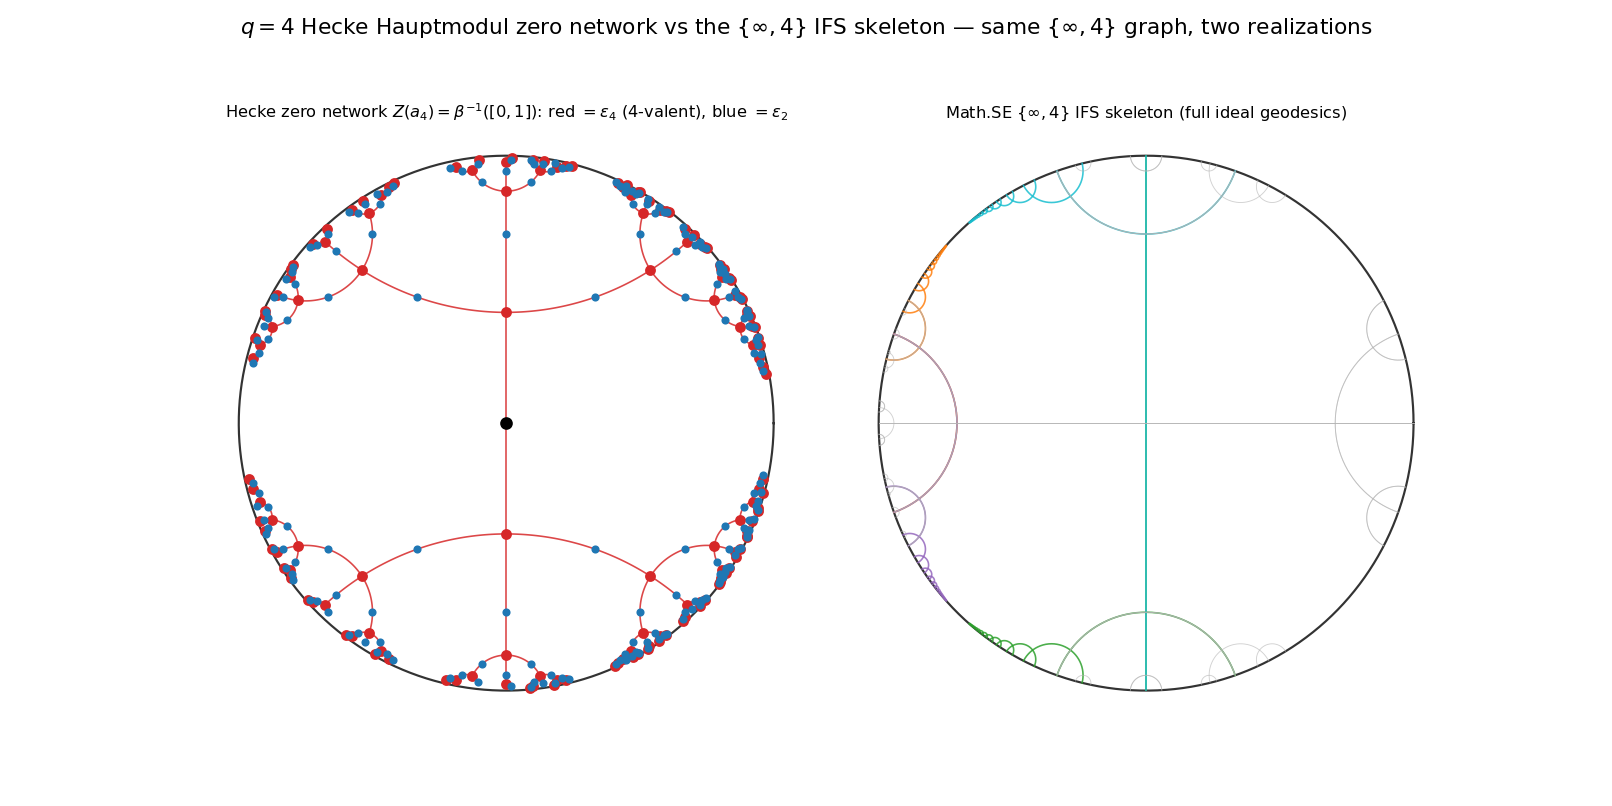

Write Python code to recreate this figure.
#!/usr/bin/env python3
"""
017 — Hecke Hauptmodul zero network  Z(a_4) = beta^{-1}([0,1])  vs  the
Math.SE {inf,4} IFS skeleton, both in the Poincare disk.

The q=4 Hecke triangle group  Gamma_4 = <J, T>,  J: z->-1/z (order 2),
T: z->z+sqrt2 (parabolic), J^2=(JT)^4=1.  Its elliptic orbits:
  eps_2 = i            (order 2, bivalent zero point)
  eps_4 = (-1+i)/sqrt2 (order 4, four-valent zero point, cone angle 4pi)
The zero network is the Gamma_4-orbit of the geodesic arc from eps_2 to eps_4;
by paper-3 thm:q4-hecke-zero-network this equals beta^{-1}([0,1]), the {inf,4}
Hecke graph (4-valent vertices, infinitely many sides per face, parabolic cusps).

Left panel:  the Hecke zero network (eps_4 red 4-valent, eps_2 blue bivalent).
Right panel: the Math.SE {inf,4} IFS geodesic skeleton (full ideal geodesics),
             for the side-by-side comparison.

STATUS: eps_2/eps_4, J,T and the orbit are exact (verified); the identification
beta^{-1}([0,1]) = {inf,4} graph is paper-3's PROVED theorem, rendered here.
"""

import numpy as np
import matplotlib
matplotlib.use("Agg")
import matplotlib.pyplot as plt
from math import sqrt, pi, atan2, hypot

SQ2 = sqrt(2.0)
K = 3.0 - 2.0 * SQ2
INF = float("inf")


# ---- Hecke group ----
def J(z):
    return -1.0 / z


def T(z):
    return z + SQ2


def Tm(z):
    return z - SQ2


GENS = [J, T, Tm]
EPS2 = 1j                      # i
EPS4 = (-1.0 + 1j) / SQ2       # (-1+i)/sqrt2


def key(c):
    return complex(round(c.real, 6), round(c.imag, 6))


def h2_to_disk(z):
    return (z - 1j) / (z + 1j)


def hecke_network(depth=7):
    """Return edges [(a,b)], vertices eps2-set, eps4-set."""
    edges = []
    seen = set()
    front = [(EPS2, EPS4)]
    for _ in range(depth + 1):
        new = []
        for (a, b) in front:
            k = frozenset([key(a), key(b)])
            if k in seen:
                continue
            seen.add(k)
            edges.append((a, b))
            for g in GENS:
                new.append((g(a), g(b)))
        front = new
    v2 = set(key(a) for (a, _) in edges)
    v4 = set(key(b) for (_, b) in edges)
    return edges, v2, v4


def geodesic_arc_disk(a, b, n=80):
    px, py = a.real, a.imag
    qx, qy = b.real, b.imag
    if abs(qx - px) < 1e-12:
        x0 = px
        y = np.linspace(min(py, qy), max(py, qy), n)
        return h2_to_disk(x0 + 1j * y)
    c = ((qx * qx + qy * qy) - (px * px + py * py)) / (2.0 * (qx - px))
    R = hypot(px - c, py)
    thp = atan2(py, px - c)
    thq = atan2(qy, qx - c)
    if thq < thp:
        thq += 2 * pi
    if thq - thp > pi:
        thp, thq = thq, thp + 2 * pi
    t = np.linspace(thp, thq, n)
    return h2_to_disk((c + R * np.cos(t)) + 1j * (R * np.sin(t)))


# ---- Math.SE IFS ----
def mobius(M, x):
    a, b, c, d = M
    if x == INF:
        return a / c if c != 0 else INF
    den = c * x + d
    if abs(den) < 1e-13:
        return INF
    return (a * x + b) / den


F1 = (K, -K, 1.0, 1.0)
F2 = (1.0, -K, 1.0, K)
F3 = (K, K, -1.0, 1.0)
F4 = (1.0, K, -1.0, K)
MAPS = [F1, F2, F3, F4]


def gen_tree(depth):
    geo = {(0.0, INF)}
    front = [(0.0, INF)]
    for _ in range(depth):
        new = []
        for (u, v) in front:
            for M in MAPS:
                uu, vv = mobius(M, u), mobius(M, v)
                a, b = (uu, vv) if uu < vv else (vv, uu)
                if (a, b) not in geo:
                    geo.add((a, b))
                    new.append((a, b))
        front = new
    return geo


def gen_chains(length):
    chains = []
    for M in MAPS:
        c = []
        u, v = 0.0, INF
        for _ in range(length):
            u, v = mobius(M, u), mobius(M, v)
            a, b = (u, v) if u < v else (v, u)
            c.append((a, b))
        chains.append(c)
    return chains


def disk_geodesic(u, v, n=130):
    if u == INF or v == INF:
        x0 = v if u == INF else u
        y = np.logspace(-3, sqrt(40.0), n)
        return h2_to_disk(x0 + 1j * y)
    a, b = min(u, v), max(u, v)
    if b - a > 1e4:
        c = (a + b) / 2.0
        y = np.logspace(-3, sqrt(40.0), n)
        return h2_to_disk(c + 1j * y)
    c = (a + b) / 2.0
    R = (b - a) / 2.0
    t = np.linspace(1e-3, pi - 1e-3, n)
    return h2_to_disk((c + R * np.cos(t)) + 1j * (R * np.sin(t)))


# ---- panels ----
def panel_hecke(ax, edges, v2, v4):
    th = np.linspace(0, 2 * pi, 400)
    ax.plot(np.cos(th), np.sin(th), color="0.2", lw=1.2)
    for (a, b) in edges:
        w = geodesic_arc_disk(a, b)
        ax.plot(w.real, w.imag, color="tab:red", lw=0.9, alpha=0.85, zorder=3)
    for v in v4:
        w = h2_to_disk(v)
        ax.plot([w.real], [w.imag], marker="o", ms=5, color="tab:red", zorder=5)
    for v in v2:
        w = h2_to_disk(v)
        ax.plot([w.real], [w.imag], marker="o", ms=3.5, color="tab:blue", zorder=5)
    w0 = h2_to_disk(EPS2)
    ax.plot([w0.real], [w0.imag], marker="o", ms=6, color="k", zorder=6)
    ax.set_aspect("equal")
    ax.set_xticks([])
    ax.set_yticks([])
    for sp in ax.spines.values():
        sp.set_visible(False)
    ax.set_title(r"Hecke zero network $Z(a_4)=\beta^{-1}([0,1])$: "
                 r"red $=\varepsilon_4$ (4-valent), blue $=\varepsilon_2$",
                 fontsize=9)


def panel_ifs(ax, tree, chains):
    th = np.linspace(0, 2 * pi, 400)
    ax.plot(np.cos(th), np.sin(th), color="0.2", lw=1.2)
    colors = ["tab:orange", "tab:green", "tab:purple", "tab:cyan"]
    for ci, chain in enumerate(chains):
        for (u, v) in chain:
            w = disk_geodesic(u, v)
            ax.plot(w.real, w.imag, color=colors[ci], lw=0.9, alpha=0.85, zorder=3)
    for (u, v) in tree:
        if any((u, v) in c for c in chains):
            continue
        w = disk_geodesic(u, v)
        ax.plot(w.real, w.imag, color="0.7", lw=0.5, alpha=0.6, zorder=3)
    ax.set_aspect("equal")
    ax.set_xticks([])
    ax.set_yticks([])
    for sp in ax.spines.values():
        sp.set_visible(False)
    ax.set_title(r"Math.SE $\{\infty,4\}$ IFS skeleton (full ideal geodesics)",
                 fontsize=9)


def main():
    edges, v2, v4 = hecke_network(7)
    # valence check: eps4 vertices should be 4-valent, eps2 2-valent
    from collections import Counter
    deg4 = Counter()
    deg2 = Counter()
    for (a, b) in edges:
        deg4[key(b)] += 1
        deg2[key(a)] += 1
    v4_degrees = sorted(set(deg4.values()))
    v2_degrees = sorted(set(deg2.values()))
    print("edges:", len(edges), " eps4 vertices:", len(v4),
          " eps2 vertices:", len(v2))
    print("eps4 valences:", v4_degrees, " (expect {4})")
    print("eps2 valences:", v2_degrees, " (expect {2})")

    tree = gen_tree(4)
    chains = gen_chains(16)

    fig, (ax1, ax2) = plt.subplots(1, 2, figsize=(12.4, 6.2))
    panel_hecke(ax1, edges, v2, v4)
    panel_ifs(ax2, tree, chains)
    fig.suptitle(
        r"$q{=}4$ Hecke Hauptmodul zero network vs the $\{\infty,4\}$ IFS "
        r"skeleton — same $\{\infty,4\}$ graph, two realizations",
        fontsize=12)
    fig.subplots_adjust(top=0.84, wspace=0.05)
    out = "/Users/mingli/AEG/aeg-paper/notes/general/017-hecke-zero-network-vs-ifs.png"
    fig.savefig(out, dpi=130)
    print("saved:", out)


if __name__ == "__main__":
    main()
